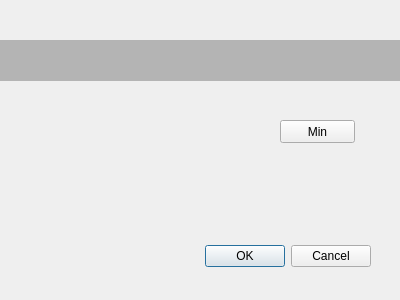
<?xml version="1.0" encoding="UTF-8"?>
<ui version="4.0">
 <class>NormalDialog</class>
 <widget class="QDialog" name="NormalDialog">
  <property name="geometry">
   <rect>
    <x>0</x>
    <y>0</y>
    <width>400</width>
    <height>300</height>
   </rect>
  </property>
  <property name="windowTitle">
   <string>Normal Dialog</string>
  </property>
  <property name="styleSheet">
   <string notr="true"/>
  </property>
  <widget class="QDialogButtonBox" name="buttonBox">
   <property name="geometry">
    <rect>
     <x>30</x>
     <y>240</y>
     <width>341</width>
     <height>32</height>
    </rect>
   </property>
   <property name="orientation">
    <enum>Qt::Horizontal</enum>
   </property>
   <property name="standardButtons">
    <set>QDialogButtonBox::Cancel|QDialogButtonBox::Ok</set>
   </property>
  </widget>
  <widget class="QWidget" name="widget" native="true">
   <property name="geometry">
    <rect>
     <x>0</x>
     <y>40</y>
     <width>401</width>
     <height>41</height>
    </rect>
   </property>
   <property name="styleSheet">
    <string notr="true">background-color: rgb(180, 180, 180);</string>
   </property>
  </widget>
  <widget class="QPushButton" name="pushButtonMin">
   <property name="geometry">
    <rect>
     <x>280</x>
     <y>120</y>
     <width>75</width>
     <height>23</height>
    </rect>
   </property>
   <property name="text">
    <string>Min</string>
   </property>
  </widget>
 </widget>
 <resources/>
 <connections>
  <connection>
   <sender>buttonBox</sender>
   <signal>accepted()</signal>
   <receiver>NormalDialog</receiver>
   <slot>accept()</slot>
   <hints>
    <hint type="sourcelabel">
     <x>248</x>
     <y>254</y>
    </hint>
    <hint type="destinationlabel">
     <x>157</x>
     <y>274</y>
    </hint>
   </hints>
  </connection>
  <connection>
   <sender>buttonBox</sender>
   <signal>rejected()</signal>
   <receiver>NormalDialog</receiver>
   <slot>reject()</slot>
   <hints>
    <hint type="sourcelabel">
     <x>316</x>
     <y>260</y>
    </hint>
    <hint type="destinationlabel">
     <x>286</x>
     <y>274</y>
    </hint>
   </hints>
  </connection>
 </connections>
</ui>
